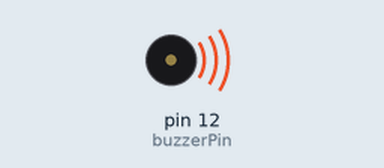
Simulated run of this sketch. Board: Arduino Uno, built with avr-gcc and run on an emulated ATmega328P. Shown: buzzer (waves = sounding).

Above: at 0.17 s.
Timing chart, 0 to 14.9 s (numbered marks = the images above):
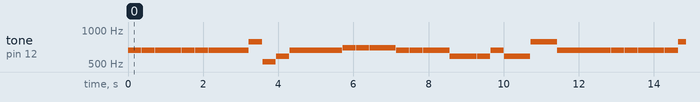

Measured:
- by itself, tone on pin 12 (buzzerPin): plays 659 Hz for 0.35 s, 659 Hz for 0.35 s, 659 Hz for 0.70 s, 659 Hz for 0.35 s, 659 Hz for 0.35 s, 659 Hz for 0.70 s … (259 notes in this stretch)

The sketch:

passive_buzzer.ino
```cpp
const int buzzerPin = 12;
const int Do = 523;
const int Re = 587;
const int Mi = 659;
const int Fa = 698;
const int So = 784;
const int La = 880;
const int Ti = 998;
const int Doe = 1047;
const int qt = 350;
const int hf = 700;
const int wh = 1400;
const int ps = 10;
int fre;

void setup() {
pinMode(buzzerPin, OUTPUT);
}

void loop() {
  tone(12, Mi);
  delay(qt);
  tone(12, 0);
  delay(ps);

  tone(12, Mi);
  delay(qt);
  tone(12, 0);
  delay(ps);

  tone(12, Mi);
  delay(hf);
  tone(12, 0);
  delay(ps);

  tone(12, Mi);
  delay(qt);
  tone(12, 0);
  delay(ps);

  tone(12, Mi);
  delay(qt);
  tone(12, 0);
  delay(ps);

  tone(12, Mi);
  delay(hf);
  tone(12, 0);
  delay(ps);

  tone(12, Mi);
  delay(qt);
  tone(12, 0);
  delay(ps);

  tone(12, So);
  delay(qt);
  tone(12, 0);
  delay(ps);

  tone(12, Do);
  delay(qt);
  tone(12, 0);
  delay(ps);

  tone(12, Re);
  delay(qt);
  tone(12, 0);
  delay(ps);

  tone(12, Mi);
  delay(wh);
  tone(12, 0);
  delay(ps);

  //Second Line

  tone(12, Fa);
  delay(qt);
  tone(12, 0);
  delay(ps);

  tone(12, Fa);
  delay(qt);
  tone(12, 0);
  delay(ps);

  tone(12, Fa);
  delay(hf);
  tone(12, 0);
  delay(ps);

  tone(12, Mi);
  delay(qt);
  tone(12, 0);
  delay(ps);

  tone(12, Mi);
  delay(qt);
  tone(12, 0);
  delay(ps);

  tone(12, Mi);
  delay(hf);
  tone(12, 0);
  delay(ps);

  tone(12, Re);
  delay(qt);
  tone(12, 0);
  delay(ps);

  tone(12, Re);
  delay(qt);
  tone(12, 0);
  delay(ps);

  tone(12, Re);
  delay(qt);
  tone(12, 0);
  delay(ps);

  tone(12, Mi);
  delay(qt);
  tone(12, 0);
  delay(ps);

  tone(12, Re);
  delay(hf);
  tone(12, 0);
  delay(ps);

  tone(12, So);
  delay(hf);
  tone(12, 0);
  delay(ps);

  // Third Line

  tone(12, Mi);
  delay(qt);
  tone(12, 0);
  delay(ps);

  tone(12, Mi);
  delay(qt);
  tone(12, 0);
  delay(ps);

  tone(12, Mi);
  delay(hf);
  tone(12, 0);
  delay(ps);

  tone(12, Mi);
  delay(qt);
  tone(12, 0);
  delay(ps);

  tone(12, Mi);
  delay(qt);
  tone(12, 0);
  delay(ps);

  tone(12, Mi);
  delay(hf);
  tone(12, 0);
  delay(ps);

  tone(12, Mi);
  delay(qt);
  tone(12, 0);
  delay(ps);

  tone(12, So);
  delay(qt);
  tone(12, 0);
  delay(ps);

  tone(12, Do);
  delay(qt);
  tone(12, 0);
  delay(ps);

  tone(12, Re);
  delay(qt);
  tone(12, 0);
  delay(ps);

  tone(12, Mi);
  delay(wh);
  tone(12, 0);
  delay(ps);

  // Fourth Line

   tone(12, Fa);
  delay(qt);
  tone(12, 0);
  delay(ps);

  tone(12, Fa);
  delay(qt);
  tone(12, 0);
  delay(ps);

  tone(12, Fa);
  delay(hf);
  tone(12, 0);
  delay(ps);

  tone(12, Mi);
  delay(qt);
  tone(12, 0);
  delay(ps);

  tone(12, Mi);
  delay(qt);
  tone(12, 0);
  delay(ps);

  tone(12, Mi);
  delay(hf);
  tone(12, 0);
  delay(ps);

  tone(12, So);
  delay(qt);
  tone(12, 0);
  delay(ps);

  tone(12, So);
  delay(qt);
  tone(12, 0);
  delay(ps);

  tone(12, Mi);
  delay(qt);
  tone(12, 0);
  delay(ps);

  tone(12, Re);
  delay(qt);
  tone(12, 0);
  delay(ps);

  tone(12, Do);
  delay(wh);
  tone(12, 0);
  delay(ps);

}
```
